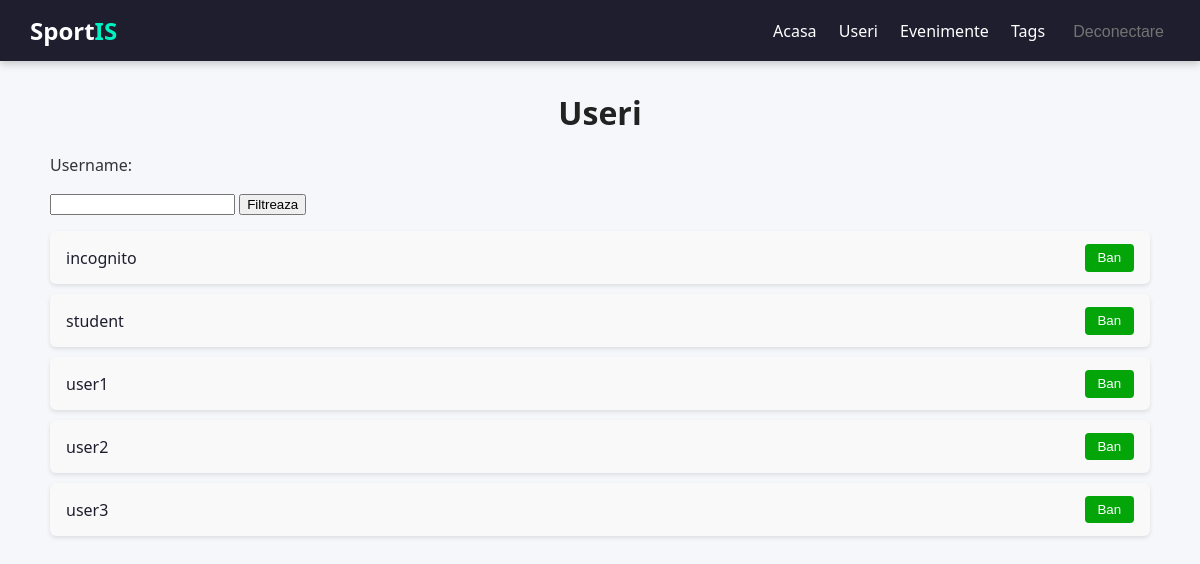
Page /admin/users (signed in) on the committed database.
### tables this page shows
CREATE TABLE `users` (
  `id` int(11) NOT NULL,
  `email` varchar(255) NOT NULL,
  `username` varchar(255) NOT NULL,
  `password` varchar(255) NOT NULL,
  `registration_date` datetime DEFAULT current_timestamp(),
  `is_admin` tinyint(1) DEFAULT 0,
  `is_banned` tinyint(1) DEFAULT 0
);

### app/core/Controller.php (called while the page is built, shortened)
<?php
class Controller
{
    public function model($model)
    {
        return new $model();
    }
    public function view($view, $data = []){
        extract($data);
        require_once __DIR__ . '/../views/' . $view . '.php';
    }
}

### app/core/App.php (called while the page is built, shortened)
<?php
require_once __DIR__ . '/Config.php';
require_once __DIR__ . '/../services/DatabaseService.php';
class App{
    protected $method = 'index';
    public function __construct(){
        $url = $this->parseUrl();
        if(isset($url[0]))
        if(file_exists(__DIR__ . '/../controllers/'. $url[0] . '.php' )){
            unset($url[0]);
        }
        $this->controller = new $this->controller;
        if(isset($url[1]))
        {
            if(method_exists($this->controller, $url[1]))
            {
                $this->method = $url[1];
                unset($url[1]);
            }
        }
        $this->params = $url ? array_values($url) : [];
        call_user_func_array([$this->controller, $this->method], $this->params);
    }
    public function parseUrl(){
        if(isset($_GET['url'])){
            return $url = explode('/', filter_var(rtrim($_GET['url'], '/'), FILTER_SANITIZE_URL));
        }
    }
}
?>

### public/index.php (called while the page is built, shortened)
<?php
$app = new App();

### app/core/Config.php (called while the page is built, shortened)
<?php
class Config
{
    private static $data = [];
    public static function get(string $key, $default = null)
    {
        $val = $_ENV[$key] ?? getenv($key) ?? self::$data[$key] ?? null;
        if ($val !== false && $val !== null && $val !== '') {
            return $val;
        }
        return $default;
    }
}

### app/models/User.php (called while the page is built, shortened)
<?php
class User
{
    public function adminUserList($username = null) {
        $sql = "SELECT id, username, is_banned FROM users WHERE is_admin = 0";
        $users = null;
        if($username != null) {
            $sql .= " AND username LIKE ?";
            $username = '%' . $username . '%';
            $users = DatabaseService::runSelect(
                $sql,
                $username
            );
        } else {
            $users = DatabaseService::runSelect(
                $sql
            );
        }
        return $users ?? [];
    }
}

### app/services/DatabaseService.php (called while the page is built, shortened)
<?php
class DatabaseService {
    private static $conn;
    public static function load()
    {
        $servername = Config::get('MYSQL_SERVER', '127.0.0.1');
        $username = Config::get('MYSQL_USER', 'root');
        $password = Config::get('MYSQL_PASSWORD', '');
        $dbname = Config::get('MYSQL_DB', 'sportis');
        $port = (int) Config::get('MYSQL_PORT', 3306);
        $useSsl = Config::get('MYSQL_SSL', false) || $port === 4000;
        if ($useSsl) {
            self::$conn = mysqli_init();
            self::$conn->ssl_set(null, null, null, null, null);
            if (!@self::$conn->real_connect($servername, $username, $password, $dbname, $port, null, MYSQLI_CLIENT_SSL)) {
                die("Database connection failed: " . self::$conn->connect_error);
            }
        } else {
            self::$conn = new mysqli($servername, $username, $password, $dbname, $port);
        }
        self::$conn->set_charset("utf8mb4");
    }
    public static function runSelect($sql, ...$vars) {
        $rows = null;
        $result = self::$conn->execute_query($sql, $vars);
        if ($result->num_rows > 0) {
            $rows = $result->fetch_all(MYSQLI_ASSOC);
        }
        return $rows;
    }
}

### app/views/admin/users.php (the view, shortened to what this page needs)
<!DOCTYPE html>
<html lang="ro">
<head>
    <link rel="stylesheet" href="<?= Config::get('APP_URL'); ?>/css/MainStyle.css">
</head>
<body>
<?php include_once __DIR__ . '/../partials/adminNavBar.php'; ?>
<div class="container">
    <h1>Useri</h1>
    <p>Username: </p>
    <form method="get" action="<?= Config::get('APP_URL'); ?>/admin/users">
        <input name="username" type="text" value="<?= $username ?>"/>
        <button type="submit">Filtreaza</button>
    </form>
    <ul class="user-list">
        <?php foreach ($allUsers as $user): ?>
            <li class="user-card">
                <a style="text-decoration: none; color: #1e1e2f;" href="<?= Config::get('APP_URL'); ?>/home/viewProfile/<?= htmlspecialchars($user['id']) ?>"><?= htmlspecialchars($user['username']) ?></a>
                <div>
                    <?php if(!$user['is_banned']): ?>
                        <form action="<?= Config::get('APP_URL'); ?>/admin/ban/<?= $user['id'] ?>" method="post">
                            <button class="button-error" type="submit">Ban</button>
                        </form>
                    <?php else: ?>
                        <form action="<?= Config::get('APP_URL'); ?>/admin/unban/<?= $user['id'] ?>" method="post">
                            <button class="button-success" type="submit">Unban</button>
                        </form>
                    <?php endif; ?>
                </div>
            </li>
        <?php endforeach; ?>
    </ul>
</div>
</body>
</html>

### public/css/MainStyle.css (style rules this page uses)
body { margin: 0; padding: 0; font-family: 'Segoe UI', sans-serif; background-color: #f5f7fa; color: #333; }
.container { max-width: 1100px; margin: 30px auto; padding: 0 20px; }
.container h1 { margin-bottom: 20px; color: #222; font-size: 32px; font-weight: 600; text-align: center; }
.user-list, .event-list { list-style: none; padding: 0; }
.user-card, .event-card { display: flex; justify-content: space-between; align-items: center; padding: 0.8rem 1rem; margin-bottom: 0.6rem; background-color: #f9f9f9; border-radius: 6px; box-shadow: 0 2px 4px rgba(0,0,0,0.1); }
.user-card form, .event-card form { margin: 0; }
.user-card button, .event-card button { background-color:rgb(3, 165, 9); color: white; border: none; padding: 0.4rem 0.8rem; border-radius: 4px; cursor: pointer; transition: background-color 0.3s; }

### rows in the picture
users: username "incognito"
users: username "student"
users: username "user1"
users: username "user2"
users: username "user3"
